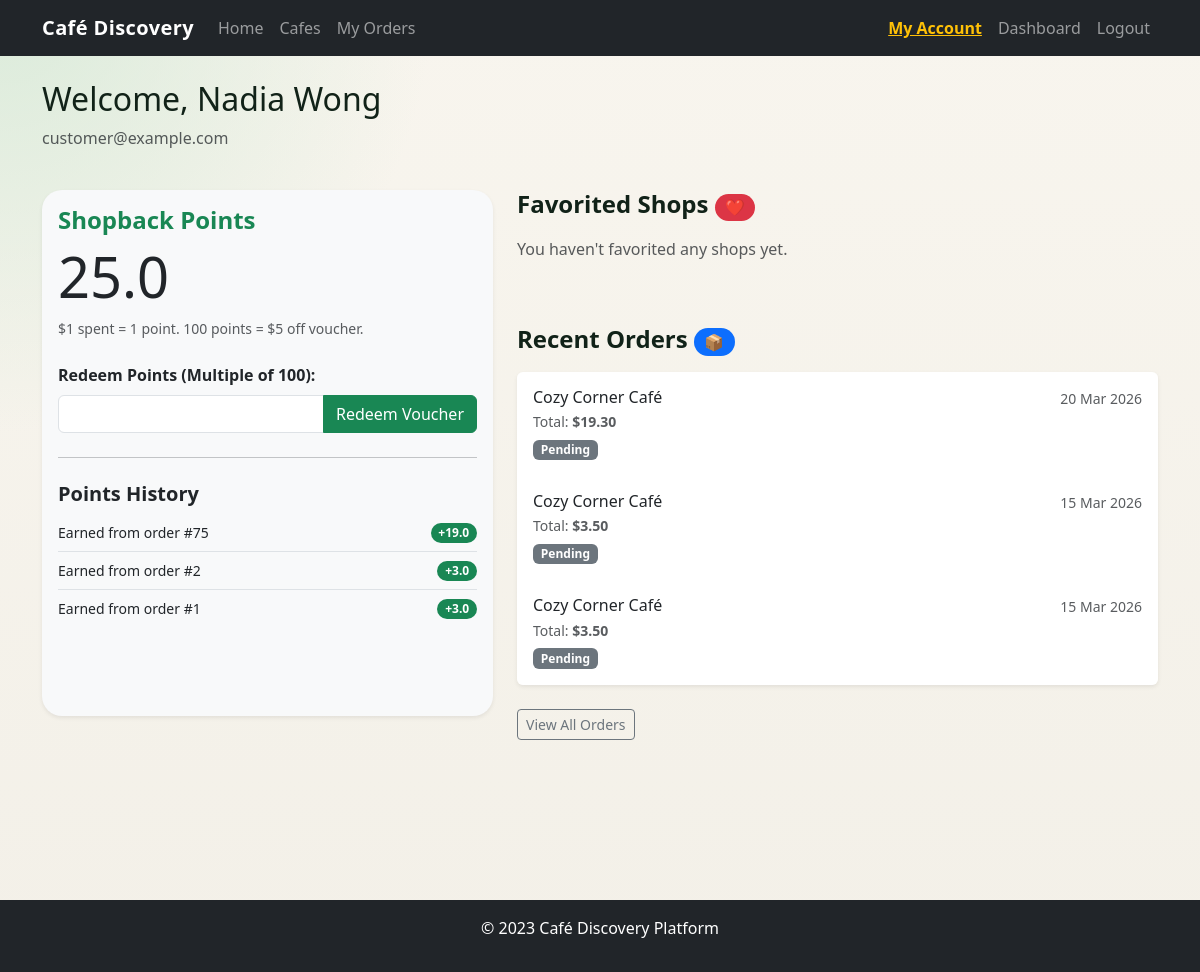
/account, run on an earlier commit of the app's database.
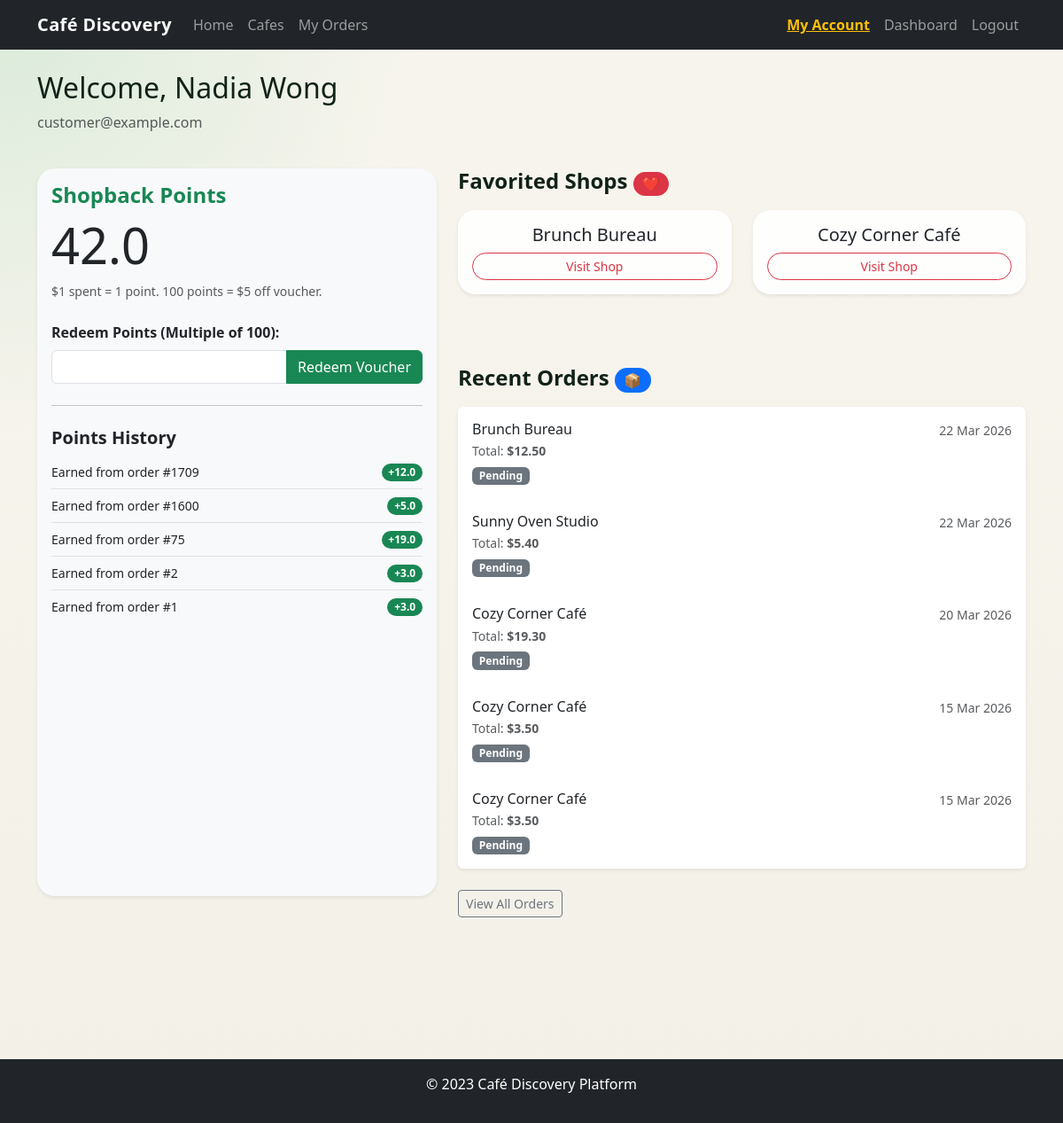
And on a later commit of the database.
### app/models/user.py (models this page shows)
class User(Base):
    __tablename__ = "users"
    id = Column(Integer, primary_key=True, index=True)
    email = Column(String, unique=True, index=True)
    hashed_password = Column(String)
    full_name = Column(String)
    role = Column(String, default="customer")  # customer, vendor, admin
    is_active = Column(Boolean, default=True)
    created_at = Column(DateTime(timezone=True), server_default=func.now())
    updated_at = Column(DateTime(timezone=True), onupdate=func.now())
    favorites = relationship("Favorite", backref="user", cascade="all, delete-orphan")

### app/models/point.py (models this page shows)
class Point(Base):
    __tablename__ = "points"
    id = Column(Integer, primary_key=True, index=True)
    user_id = Column(Integer, ForeignKey("users.id"))
    amount = Column(Float)  # positive for earn, negative for redeem
    transaction_type = Column(String)  # earn, redeem
    description = Column(String)
    created_at = Column(DateTime(timezone=True), server_default=func.now())
    user = relationship("User")

### app/models/order.py (models this page shows)
class Order(Base):
    __tablename__ = "orders"
    id = Column(Integer, primary_key=True, index=True)
    customer_id = Column(Integer, ForeignKey("users.id"))
    cafe_id = Column(Integer, ForeignKey("cafes.id"))
    total_amount = Column(Float)
    status = Column(String, default="pending")  # pending, confirmed, preparing, ready, delivered
    order_time = Column(DateTime(timezone=True), server_default=func.now())
    delivery_address = Column(Text)
    notes = Column(Text, nullable=True)
    customer = relationship("User")
    cafe = relationship("Cafe", back_populates="orders")
    items = relationship("OrderItem", back_populates="order")

### app/models/cafe.py (models this page shows)
class Cafe(Base):
    __tablename__ = "cafes"
    id = Column(Integer, primary_key=True, index=True)
    vendor_id = Column(Integer, ForeignKey("users.id"))
    name = Column(String, index=True)
    description = Column(Text)
    address = Column(String)
    latitude = Column(Float)
    longitude = Column(Float)
    operating_hours = Column(String)  # JSON string or text
    is_active = Column(Boolean, default=True)
    vendor = relationship("User")
    menu_items = relationship("MenuItem", back_populates="cafe")
    orders = relationship("Order", back_populates="cafe")
    favorited_by = relationship("Favorite", backref="cafe", cascade="all, delete-orphan")

### app/models/favorite.py (models this page shows)
class Favorite(Base):
    __tablename__ = "favorites"
    id = Column(Integer, primary_key=True, index=True)
    user_id = Column(Integer, ForeignKey("users.id"))
    cafe_id = Column(Integer, ForeignKey("cafes.id"))
    created_at = Column(DateTime(timezone=True), server_default=func.now())

### main.py (the view)
@app.get("/account", response_class=HTMLResponse)
async def account_page(request: Request, current_user: User = Depends(get_current_user_optional), db: Session = Depends(get_db)):
    if not current_user or current_user.role != 'customer':
        return RedirectResponse(url="/login", status_code=302)
    points = db.query(Point).filter(Point.user_id == current_user.id).order_by(Point.created_at.desc()).all()
    points_balance = sum(p.amount for p in points)
    recent_orders = (
        db.query(Order)
        .options(joinedload(Order.cafe))
        .filter(Order.customer_id == current_user.id)
        .order_by(Order.order_time.desc())
        .limit(5)
        .all()
    )
    favorites = (
        db.query(Favorite)
        .options(joinedload(Favorite.cafe))
        .filter(Favorite.user_id == current_user.id)
        .order_by(Favorite.created_at.desc())
        .all()
    )
    return templates.TemplateResponse(
        "account.html",
        {
            "request": request,
            "current_user": current_user,
            "points": points,
            "points_balance": points_balance,
            "orders": recent_orders,
            "favorites": favorites
        }
    )

### app/templates/account.html (shortened to what this page needs)
{% extends "base.html" %}
{% block content %}
<div class="row">
    <div class="col-12 mb-4">
        <h2>Welcome, {{ current_user.full_name }}</h2>
        <p class="text-muted">{{ current_user.email }}</p>
    </div>
</div>
<div class="row">
    <div class="col-md-5 mb-4">
        <div class="card shadow-sm border-0 h-100 bg-light">
            <div class="card-body">
                <h4 class="card-title text-success fw-bold">Shopback Points</h4>
                <div class="display-4 text-dark mb-2">{{ points_balance }}</div>
                <p class="text-muted small">$1 spent = 1 point. 100 points = $5 off voucher.</p>
                <form method="post" action="/redeem" class="mt-4">
                    <label for="points" class="form-label fw-bold">Redeem Points (Multiple of 100):</label>
                    <div class="input-group mb-3">
                        <input type="number" class="form-control" id="points" name="points" min="100" step="100" required>
                        <button type="submit" class="btn btn-success">Redeem Voucher</button>
                    </div>
                </form>
                <hr class="my-4">
                <h5 class="fw-bold">Points History</h5>
                {% if points %}
                <ul class="list-group list-group-flush bg-transparent">
                    {% for point in points[:5] %}
                    <li class="list-group-item bg-transparent px-0 d-flex justify-content-between align-items-center">
                        <small>{{ point.description }}</small>
                        <span class="badge {% if point.amount > 0 %}bg-success{% else %}bg-secondary{% endif %} rounded-pill">
                            {% if point.amount > 0 %}+{% endif %}{{ point.amount }}
                        </span>
                    </li>
                    {% endfor %}
                </ul>
                {% else %}
                <p class="text-muted small">No points history yet.</p>
                {% endif %}
            </div>
        </div>
    </div>
    <div class="col-md-7">
        <h4 class="fw-bold mb-3">Favorited Shops <span class="badge bg-danger rounded-pill fs-6">❤️</span></h4>
        <div class="row mb-5">
            {% if favorites %}
                {% for fav in favorites %}
                <div class="col-sm-6 mb-3">
                    <div class="card shadow-sm border-0">
                        <div class="card-body p-3 text-center">
                            <h5 class="card-title mb-2">{{ fav.cafe.name }}</h5>
                            <a href="/cafes/{{ fav.cafe.id }}" class="btn btn-outline-danger btn-sm rounded-pill w-100">Visit Shop</a>
                        </div>
                    </div>
                </div>
                {% endfor %}
            {% else %}
                <div class="col-12"><p class="text-muted">You haven't favorited any shops yet.</p></div>
            {% endif %}
        </div>
        <h4 class="fw-bold mb-3">Recent Orders <span class="badge bg-primary rounded-pill fs-6">📦</span></h4>
        {% if orders %}
        <div class="list-group shadow-sm mb-4">
            {% for order in orders %}
            <div class="list-group-item list-group-item-action p-3 border-0">
                <div class="d-flex w-100 justify-content-between">
                    <h6 class="mb-1">{{ order.cafe.name }}</h6>
                    <small class="text-muted">{{ order.order_time.strftime('%d %b %Y') if order.order_time else 'Unknown' }}</small>
                </div>
                <p class="mb-1 text-muted small">Total: <strong>${{ "%.2f"|format(order.total_amount) }}</strong></p>
                <span class="badge bg-secondary">{{ order.status|capitalize }}</span>
            </div>
            {% endfor %}
        </div>
        <a href="/orders" class="btn btn-outline-secondary btn-sm">View All Orders</a>
        {% else %}
        <p class="text-muted">No recent orders found.</p>
        {% endif %}
    </div>
</div>
{% endblock %}

### app/templates/base.html (shortened to what this page needs)
<!DOCTYPE html>
<html lang="en">
<head>
    <link href="https://cdn.jsdelivr.net/npm/bootstrap@5.3.0/dist/css/bootstrap.min.css" rel="stylesheet">
    <link rel="stylesheet" href="{{ url_for('static', path='css/style.css') }}">
</head>
<body>
    <nav class="navbar navbar-expand-lg navbar-dark bg-dark">
        <div class="container">
            <a class="navbar-brand" href="/">Café Discovery</a>
            <div class="collapse navbar-collapse" id="navbarNav">
                <ul class="navbar-nav me-auto">
                    <li class="nav-item"><a class="nav-link {% if request.url.path == '/' %}active fw-bold{% endif %}" href="/">Home</a></li>
                    {% if current_user %}
                    <li class="nav-item"><a class="nav-link {% if request.url.path.startswith('/cafes') %}active fw-bold{% endif %}" href="/cafes">Cafes</a></li>
                    {% if current_user.role == 'customer' %}
                    <li class="nav-item"><a class="nav-link {% if request.url.path.startswith('/orders') %}active fw-bold{% endif %}" href="/orders">My Orders</a></li>
                    {% else %}
                    <li class="nav-item"><a class="nav-link {% if request.url.path.startswith('/orders') %}active fw-bold{% endif %}" href="/orders">Orders</a></li>
                    {% endif %}
                    {% endif %}
                </ul>
                <ul class="navbar-nav">
                    {% if current_user %}
                        <li class="nav-item"><a class="nav-link text-warning {% if request.url.path == '/account' %}fw-bold text-decoration-underline{% else %}fw-semibold{% endif %}" href="/account">My Account</a></li>
                        <li class="nav-item"><a class="nav-link {% if request.url.path.startswith('/dashboard') %}active fw-bold{% endif %}" href="/dashboard">Dashboard</a></li>
                        <li class="nav-item"><a class="nav-link" href="/logout">Logout</a></li>
                    {% else %}
                        <li class="nav-item"><a class="nav-link {% if request.url.path == '/login' %}active fw-bold{% endif %}" href="/login">Login</a></li>
                    {% endif %}
                </ul>
            </div>
        </div>
    </nav>
    <main class="container mt-4">
        {% block content %}{% endblock %}
    </main>
    <footer class="bg-dark text-white text-center py-3 mt-5">
        <p>&copy; 2023 Café Discovery Platform</p>
    </footer>
</body>
</html>

### app/static/css/style.css (style rules this page uses)
:root { --brand-ink: #112218; --brand-green: #245c43; --brand-green-dark: #163f2d; --brand-mint: #d7ead8; --brand-cream: #f6f3ea; --brand-sand: #ece3d0; --brand-line: rgba(17, 34, 24, 0.12); }
body { background: radial-gradient(circle at top left, rgba(215, 234, 216, 0.9), transparent 28%), linear-gradient(180deg, #f8f5ee 0%, #f3f0e8 100%); color: var(--brand-ink); min-height: 100vh; }
.navbar-brand { font-weight: 700; letter-spacing: 0.02em; }
.card, .dashboard-card { margin-bottom: 1rem; border: 1px solid var(--brand-line); border-radius: 1.25rem; box-shadow: 0 14px 35px rgba(28, 45, 34, 0.08); }
.card { background: rgba(255, 255, 255, 0.88); }
main.container { padding-bottom: 7rem; }
footer { width: 100%; }

What changed in the data, as far as the page shows it:
added Point: description "Earned from order #1709", amount "12.0"
added Point: description "Earned from order #1600", amount "5.0"
added Favorite: cafe.name "Brunch Bureau"
added Favorite: cafe.name "Cozy Corner Café"
added Order: cafe.name "Brunch Bureau", order_time "22 Mar 2026", total_amount "12.50", status "Pending"
added Order: cafe.name "Sunny Oven Studio", order_time "22 Mar 2026", total_amount "5.40", status "Pending"
Also different on the page:
{{ points_balance }}: "25.0" → "42.0"
text no longer shown: "You haven't favorited any shops yet."
